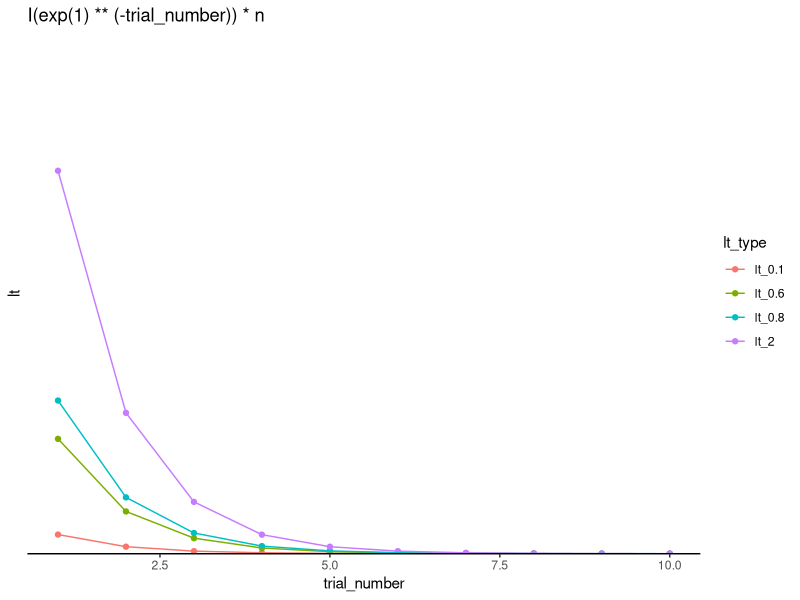
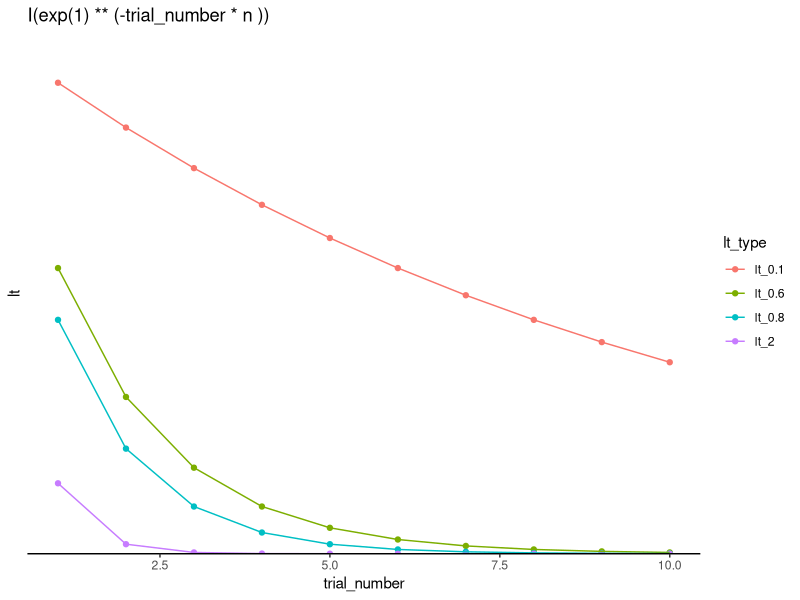
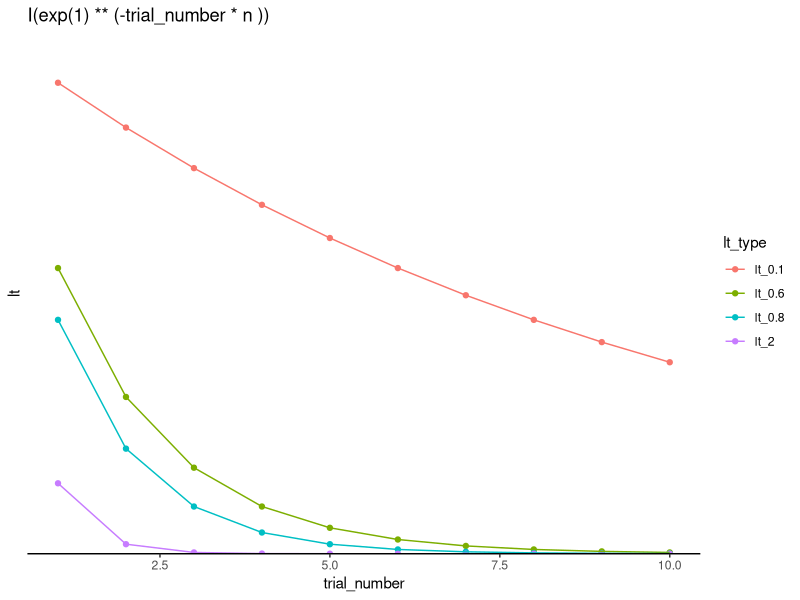

Here is the R script that generated these plots, in order:
## ---- chunk 1
library(tidyverse)
library(here)


## ---- chunk 2
tibble(
  trial_number = seq(1, 10)
) %>% 
  mutate(
    lt_0.1 = I(exp(1) ** (-trial_number)) * 0.1,
    lt_0.6 = I(exp(1) ** (-trial_number)) * 0.6, 
    lt_0.8 = I(exp(1) ** (-trial_number)) * 0.8, 
    lt_2 = I(exp(1) ** (-trial_number)) * 2 
  ) %>% 
  pivot_longer(cols = starts_with("lt"), 
               values_to = "lt", 
               names_to = "lt_type") %>% 
  ggplot(aes(x = trial_number, 
             y = lt, 
             color = lt_type)) + 
  geom_point() + 
  geom_line() + 
  theme_classic() + 
  labs(title = "I(exp(1) ** (-trial_number)) * n")
## ---- chunk 3
tibble(
  trial_number = seq(1, 10)
) %>% 
  mutate(
    lt_0.1 = I(exp(1) ** (-trial_number * 0.1) ) ,
    lt_0.6 = I(exp(1) ** (-trial_number * 0.6) ) , 
    lt_0.8 = I(exp(1) ** (-trial_number * 0.8) ) , 
    lt_2 = I(exp(1) ** (-trial_number * 2) )  
  ) %>% 
  pivot_longer(cols = starts_with("lt"), 
               values_to = "lt", 
               names_to = "lt_type") %>% 
  ggplot(aes(x = trial_number, 
             y = lt, 
             color = lt_type)) + 
  geom_point() + 
  geom_line() + 
  theme_classic() + 
  labs(title = "I(exp(1) ** (-trial_number * n ))")
## ---- chunk 4
tibble(
  trial_number = seq(1, 10)
) %>% 
  mutate(
    lt_0.1 = I(exp(1 * 0.1) ** (-trial_number) ) ,
    lt_0.6 = I(exp(1 * 0.6) ** (-trial_number ) ) , 
    lt_0.8 = I(exp(1  * 0.8) ** (-trial_number) ) , 
    lt_2 = I(exp(1 * 2) ** (-trial_number ) )  
  ) %>% 
  pivot_longer(cols = starts_with("lt"), 
               values_to = "lt", 
               names_to = "lt_type") %>% 
  ggplot(aes(x = trial_number, 
             y = lt, 
             color = lt_type)) + 
  geom_point() + 
  geom_line() + 
  theme_classic() + 
  labs(title = "I(exp(1) ** (-trial_number * n ))")
